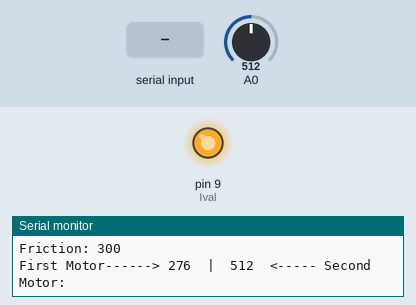
Bench run of a sketch on a simulated Arduino Uno, built with avr-gcc and run on an emulated ATmega328P. On the bench: output pins drawn as LEDs (lit = HIGH), the last lines printed to the serial monitor. Inputs (shaded band) come from the test bench; at power-on: A0 = 512.

Above: at 1.2 s.
1.3 s: A0 set to 319
4.3 s: A0 set to 292
7.3 s: "a" received over Serial
At 9.84 s:
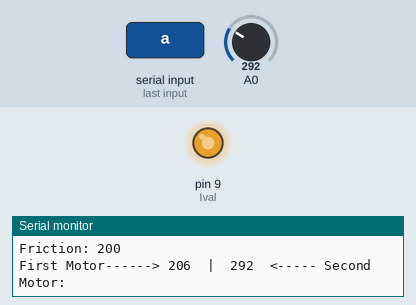
10.3 s: "s" received over Serial
Timing chart, 0 to 14.2 s (numbered marks = the images above; inputs shaded):
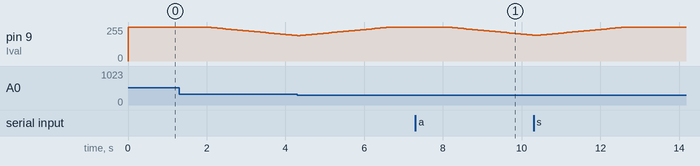

Measured:
- after the input at 7.3 s, pin 9 (Ival): moves from 255/255 to 194/255 over 2.2 s, starting after 0.79 s

The sketch:

VelocityControl.ino
```cpp
int Fval = 310;
int Sval = 0;
int Ival=9;
int val = 300;
int d=100;
void setup() {
  // put your setup code here, to run once:
Serial.begin(9600);
pinMode(Ival, OUTPUT);


}

void loop() {
  // put your main code here, to run repeatedly:

  switch (Serial.read()){
    case 's':
        val+= 100;
      break;

       case 'a':
       val-=100;
       break;

    }

analogWrite(Ival,Fval);
Sval = analogRead(A0);

if (Sval < val){

  Fval+=2;
  }

if (Sval > val){
  Fval -= 2;
  }


Serial.print("First Motor------> "); Serial.print(Fval); Serial.print("  |  "); Serial.print(Sval);  Serial.println("  <----- Second Motor: ");
Serial.print("Friction: "); Serial.println(val);


}
```
